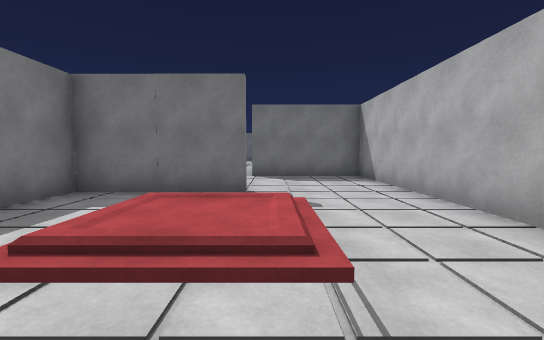
view 1 (above)

17 first-person views from a walk through a 3-D level made in the Unity game engine. The camera is 1.4 m above the floor, tilts 4° down and sees 90° across. The floor is counted in squares, 2 m on a side. Each view is taken from the middle of a square. On the plan, view 1 faces up. The plan holds only what a view shows up to about 9 squares ahead; the rest is blank. The place goes on beyond the plan. Surface patterns are stand-ins for the level's own textures.

view 2
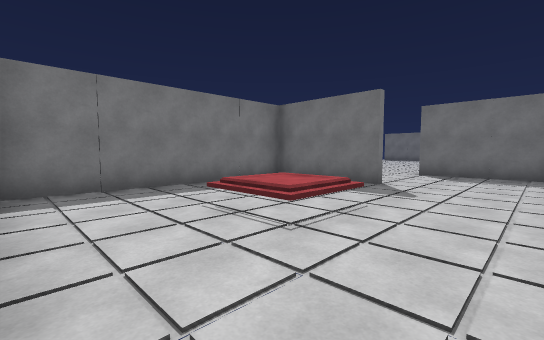

view 3
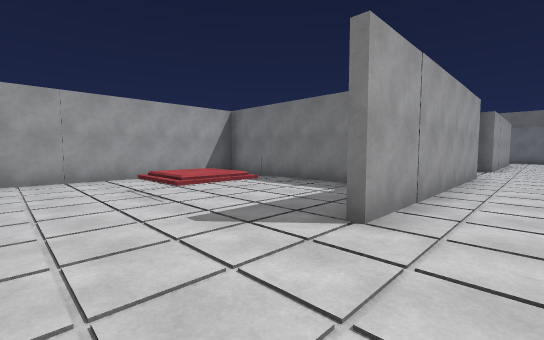

view 4
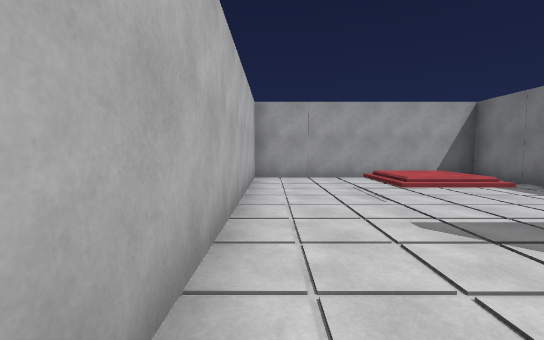

view 5
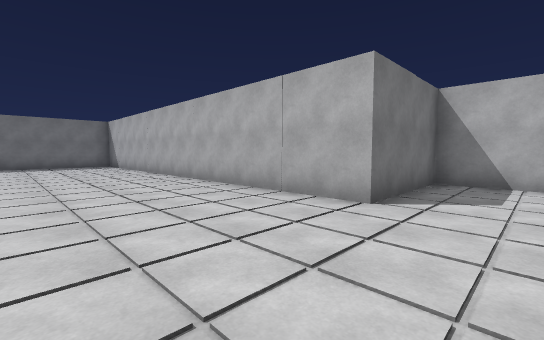

view 6
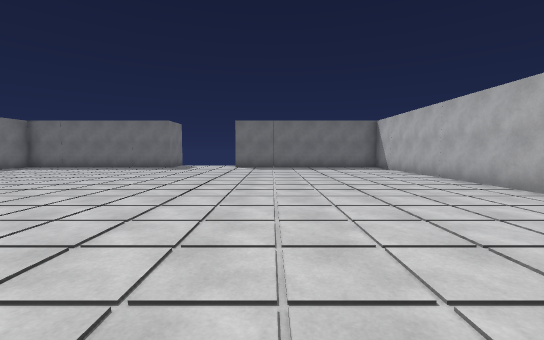

view 7
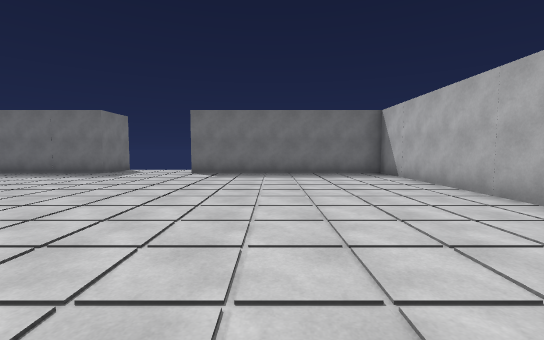

view 8
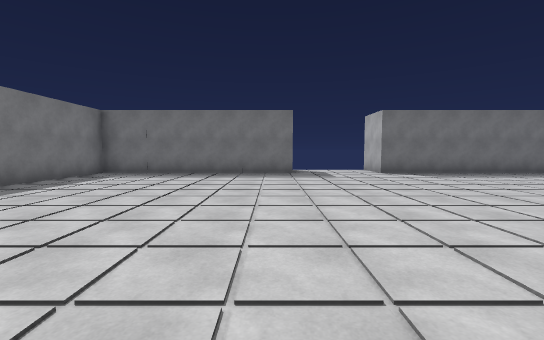

view 9
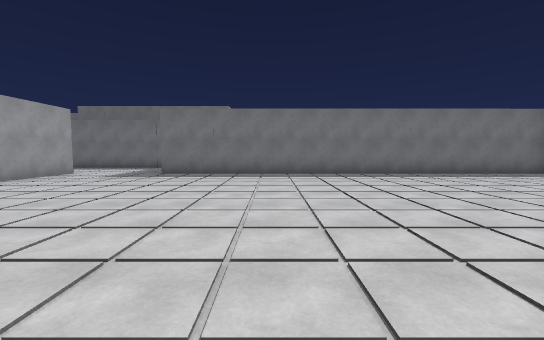

view 10
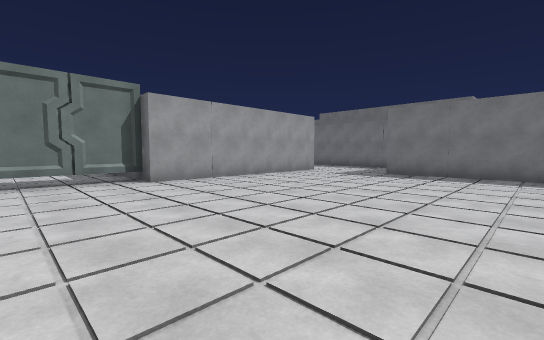

view 11
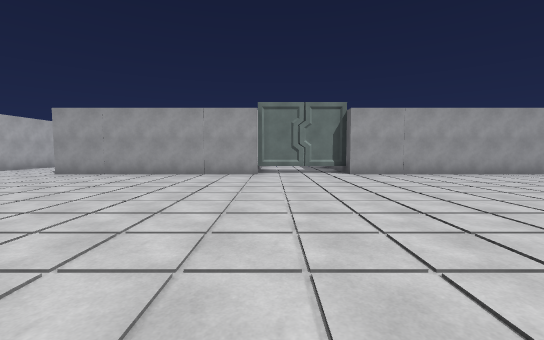

view 12
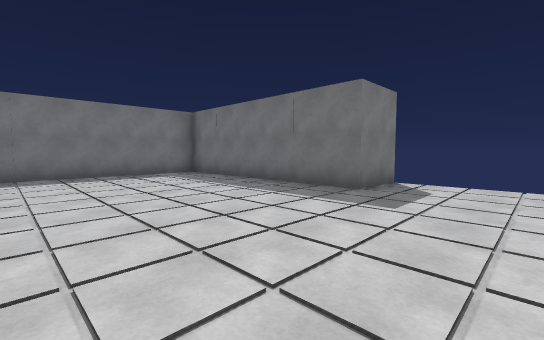

view 13
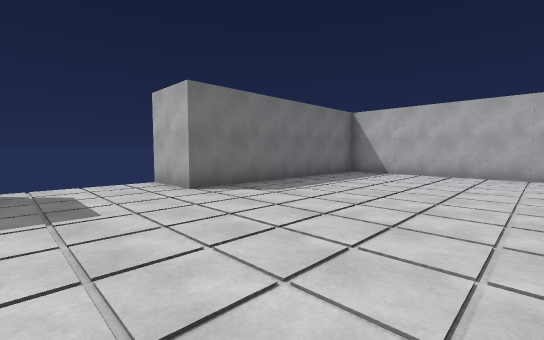

view 14
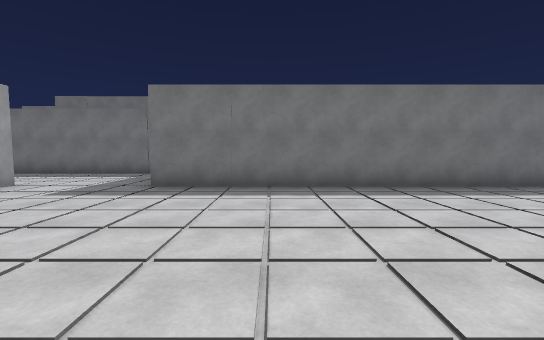

view 15
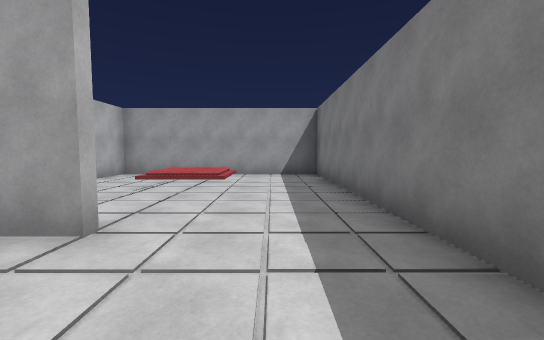

view 16
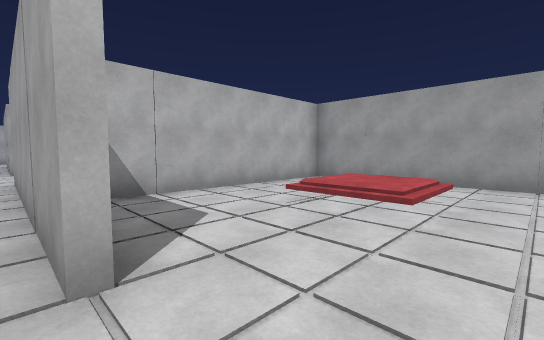

view 17
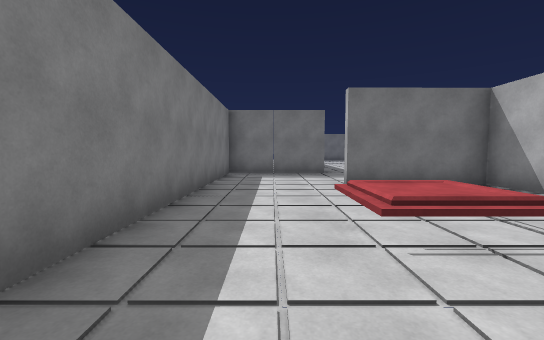

### Floor plan
Ten units are one square. View 1 is at (0, 0); x grows to the right and y downward. Boxes are objects, and circles mark ways between rooms. Rooms are numbered by the first view taken in them; rooms with no view inside come last. Other rooms are left out.
<svg viewBox="-189 -218 218 235">
<path fill="none" stroke="#000" d="M-4 -46 -33 -46 -33 12 24 12 24 -76 -5 -76M-16 -48 -4 -48M-12 -23 3 -23 3 -10 -12 -10M-94 -43 -65 -43 -65 -48 -16 -48M-5 -76 -5 -196 -65 -196 -65 -213M-93 -213 -93 -196 -154 -196 -154 -76 -164 -76M-155 -48 -93 -48 -93 -35M-164 -76 -184 -76 -184 12 -126 12 -126 -46 -155 -46M-149 -10 -162 -10 -162 -23 -146 -23"/>
<circle cx="-5" cy="-65" r="3" fill="#2a7"/>
<circle cx="-155" cy="-65" r="3" fill="#2a7"/>
<text x="0" y="-20">1</text>
<text x="-80" y="-120">2</text>
<text x="-160" y="-20">3</text>
</svg>
Room 1 opens to room 2. Room 2 opens to room 3.

Where each view was taken, in squares from view 1:
view 1: 0 up, 0 right, facing up
view 2: 1 down, 2 right, facing up-left
view 3: 6 up, 2 right, facing down-left
view 4: 6 up, 2 right, facing down
view 5: 6 up, 4 left, facing up-right
view 6: 8 up, 5 left, facing up
view 7: 11 up, 4 left, facing up
view 8: 11 up, 10 left, facing up
view 9: 11 up, 7 left, facing left
view 10: 11 up, 7 left, facing down-left
view 11: 13 up, 7 left, facing down
view 12: 15 up, 7 left, facing up-left
view 13: 15 up, 9 left, facing up-right
view 14: 10 up, 10 left, facing left
view 15: 7 up, 17 left, facing down
view 16: 5 up, 17 left, facing down-right
view 17: 1 down, 17 left, facing up
